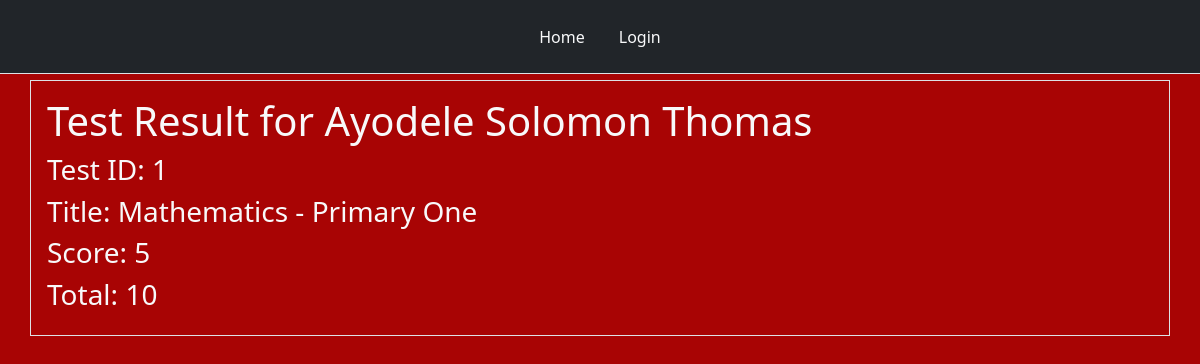
/view_result/1/, run on the app's committed database.
### tables this page shows
CREATE TABLE completed (
    id INTEGER PRIMARY KEY,
    student_name TEXT NOT NULL,
    student_fullname TEXT NOT NULL,
    klass TEXT NOT NULL,
    test_id INTEGER,
    title TEXT NOT NULL,
    score INTEGER,
    total INTEGER,
    teacher_name TEXT NOT NULL,
    teacher_fullname TEXT NOT NULL
);

### app.py (the view)
@app.route("/view_result/<test_id>/", methods=["POST", "GET"])
def view_result(test_id):
    user = get_current_user()
    db = connect_to_DB()
    query = db.execute("SELECT title, score, total, student_fullname FROM completed WHERE test_id = ?", [test_id])
    result = query.fetchone()
    title = result[0]
    score = result[1]
    total = result[2]
    student_fullname = result[3]
    return render_template("view_result.html", user = user, test_id=test_id, title=title, score=score, total=total, student_fullname=student_fullname)

### app.py (called while the page is built, shortened)
@app.teardown_appcontext
def close_database(error):
    if hasattr(g, "app_database_db"):
        g.app_database_db.close()

def get_current_user():
    user_result = None
    return user_result

### database.py (called while the page is built)
def connect_to_DB():
    current_dir = os.path.dirname(os.path.abspath(__file__))
    db_file = os.path.join(current_dir, "app_database.db")
    sql = sqlite3.connect(db_file)
    sql.row_factory = sqlite3.Row
    return sql

### templates/view_result.html (shortened to what this page needs)
{% from "nav.html" import links %}
<!doctype html>
<html lang="en">
  <head>
    <link href="https://cdn.jsdelivr.net/npm/bootstrap@5.2.3/dist/css/bootstrap.min.css" rel="stylesheet">
    <link rel="stylesheet" type="text/css" href="{{ url_for('static', filename = 'style.css') }}"
  </head>
  <body>
        <div class="header mb-2">
            {{ links(user) }}
        </div>
        <div class="question container border text-light p-3">
          <h1>Test Result for {{ student_fullname }}</h1>
          <h3>Test ID: {{ test_id }}</h3>
          <h3>Title: {{ title }}</h3>
          <h3>Score: {{ score }}</h3>
          <h3>Total: {{ total }}</h3>
      </div>
  </body>
</html>

### static/style.css (style rules this page uses)
body { background-color: rgb(168, 4, 4); margin-top: 80px; }

### data on the page
completed: student_fullname "Ayodele Solomon Thomas", title "Mathematics - Primary One"

### other printed values
{{ test_id }} "1"
{{ score }} "5"
{{ total }} "10"
